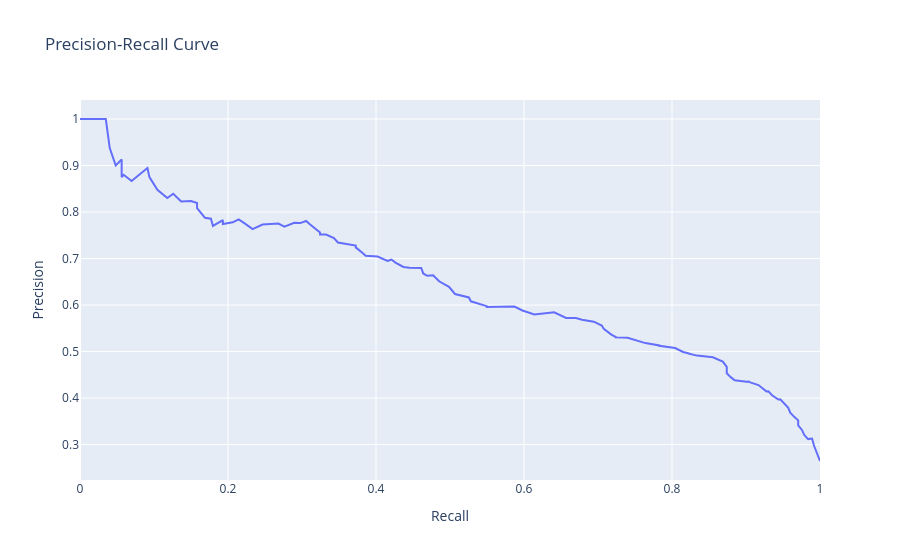

Source (notebook cell):
### Markdown cell above
## Simple PR Curve

### Code cell
from sklearn.metrics import precision_recall_curve
import plotly.graph_objects as go

precision, recall, _ = precision_recall_curve(y_test, y_prob)

fig = go.Figure()

fig.add_trace(go.Scatter(
    x=recall,
    y=precision,
    mode='lines',
    name='PR Curve'
))

fig.update_layout(
    title='Precision-Recall Curve',
    xaxis_title='Recall',
    yaxis_title='Precision'
)

fig.show()
